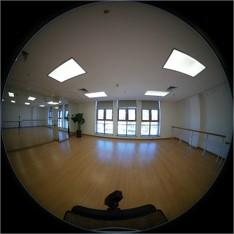
#> input picture image.jpg, 234 x 234 px, found by its file name
$ jupyter execute dewarp.ipynb   (shell and % lines are left out)
#> lines starting #> are read from the running program, lines starting #| are printed output that depends on the picture
[cell 1]
import cv2
import numpy as np
from google.colab.patches import cv2_imshow

# 1. 导入图片P并获取边缘图E
img = cv2.imread('/content/image.jpg')
#> img is the input picture: shape (234, 234, 3); mean B, G, R 63.5, 70.2, 74.9
gray_img = cv2.cvtColor(img, cv2.COLOR_BGR2GRAY)
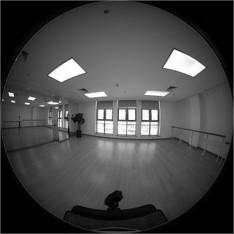
#> gray_img: shape (234, 234); min 0, max 255, mean 70.8
edges = cv2.Canny(gray_img, threshold1=30, threshold2=100)
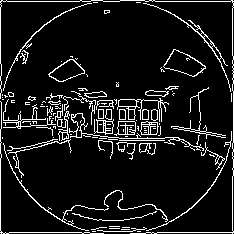
#> edges: shape (234, 234); 9.5% white in thin lines or dots
cv2_imshow(edges)

# 2. 在边缘图E中寻找最大圆
circles = cv2.HoughCircles(edges, cv2.HOUGH_GRADIENT, dp=1, minDist=20,
                           param1=50, param2=30, minRadius=0, maxRadius=0)
#> circles = 53 rows, first 8: [116.5, 116.5, 115.7], [78.5, 157.5, 60.5], [132.5, 165.5, 67.4], [93.5, 66.5, 66.8], [127.5, 72.5, 72.9], [131.5, 35.5, 101.8], [109.5, 18.5, 123.7], [89.5, 40.5, 97.8]

if circles is not None:
    circles = np.uint16(np.around(circles))
#> circles = 53 rows, first 8: [116, 116, 116], [78, 158, 60], [132, 166, 67], [94, 66, 67], [128, 72, 73], [132, 36, 102], [110, 18, 124], [90, 40, 98]
    max_circle = circles[0, 0]  # Assuming there is only one circle
#> max_circle = [116, 116, 116]
    center_x, center_y, radius = max_circle[0], max_circle[1], max_circle[2]
#> center_x = 116; center_y = 116; radius = 116

    # 3. 可视化最大圆
    img_circle = gray_img.copy()
    cv2.circle(img_circle, (center_x, center_y), radius, 255, -1)  # Draw the circle on original image
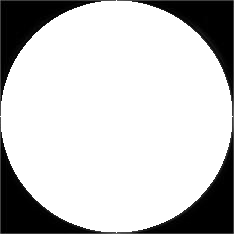
#> img_circle: shape (234, 234); min 0, max 255, mean 198.8

    # 4. 显示结果
    cv2_imshow(img_circle)
    cv2_imshow(img)

else:
    print("No circle detected in the image.")

[cell 2]
print(radius)
#| 116

[cell 3]
# 3. 对圆内的像素沿x轴遍历，统计每一行的像素数量n
inner_circle_rows = []
for y in range(center_y - radius, center_y + radius):
    row_pixels = np.sum(img_circle[y, center_x - radius:center_x + radius] > 240)
    inner_circle_rows.append(row_pixels)
#> this loop made 232 passes
#> row_pixels on passes 1 to 3: 1, 31, 43
#> after the loop, inner_circle_rows = 232 values, max 232 at index 116, min 1 at index 0, mean 182.2

# 4. 构建空白图像
max_row_pixels = max(inner_circle_rows)
#> max_row_pixels = 232
blank_image_height = 2 * radius  # You can adjust this as needed
#> blank_image_height = 232
blank_image_width = max_row_pixels
#> blank_image_width = 232
blank_image = np.zeros((blank_image_height, blank_image_width, 3), dtype=np.uint8)

# 5. 将圆内每行像素拉伸至长度R并进行插值填充
for i, pixels in enumerate(inner_circle_rows):
    for k in range(3):
      scaled_row = cv2.resize(img[center_y - radius + i, center_x - pixels//2:center_x + pixels//2+1, k],
                              (1, max_row_pixels), interpolation=cv2.INTER_LINEAR)
      blank_image[i, :, k] = scaled_row.flatten()
#> this loop made 232 passes
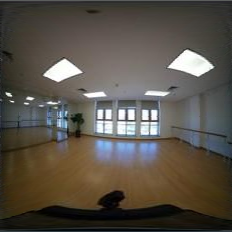
#> blank_image: shape (232, 232, 3); mean B, G, R 72.6, 81.5, 87.7

cv2_imshow(blank_image)

[cell 4]
def create_vignette(image, strength=0.5, protect=0):
    # 创建一个与图像大小相同的遮罩
#> called with strength = 0.45, protect = 0.2
    mask = np.zeros_like(image)

    # 计算图像中心点坐标
    center_x = image.shape[1] // 2
#> center_x = 116
    center_y = image.shape[0] // 2
#> center_y = 116

    # 计算遮罩的半径
    max_distance = np.sqrt((center_x ** 2) + (center_y ** 2))
#> max_distance = 164

    # 应用暗角效果到遮罩
    for y in range(image.shape[0]):
        for x in range(image.shape[1]):
            distance = np.sqrt(((x - center_x) ** 2) + ((y - center_y) ** 2))
            # 根据距离计算暗角强度
            vignette_strength = min(1 - (distance / max_distance) * strength + protect, 1)
            mask[y, x] = np.ones((1,3), dtype=np.uint8) * (255 - vignette_strength * 255)
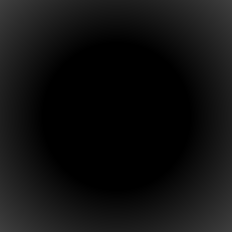
#> mask: shape (232, 232, 3); min 0, max 63, mean 16

    return mask

# 应用暗角效果到方形图像
vignette_strength = 0.45  # 暗角强度，可以调整
vignette_protect = 0.2  # 保护距离


# [4 lines of commented-out code are left out]

mask = create_vignette(blank_image, vignette_strength, vignette_protect)
cv2_imshow(255-mask)
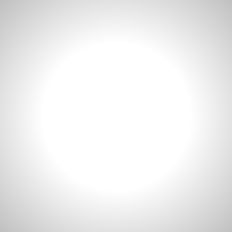
#> shown: shape (232, 232, 3); min 192, max 255, mean 239

# before adding mask
cv2_imshow(blank_image)

# add mask
result = cv2.add(blank_image, mask)
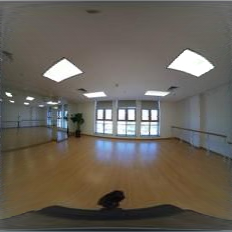
#> result: shape (232, 232, 3); mean B, G, R 88.6, 97.4, 103.6

cv2_imshow(result)
